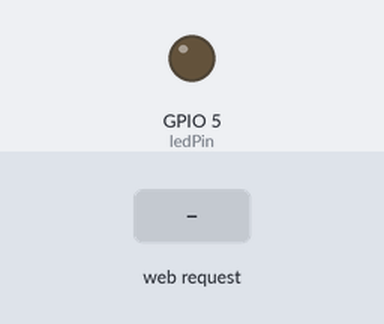
The sketch below on a simulated ESP32. Parts: output pins drawn as LEDs (lit = HIGH). The inputs (shaded band) are chosen by the test bench. What the sketch prints to the serial monitor is not drawn.

Above: at 1.2 s.
1.3 s: HTTP request GET /set?val=1 received
At 2.2 s:
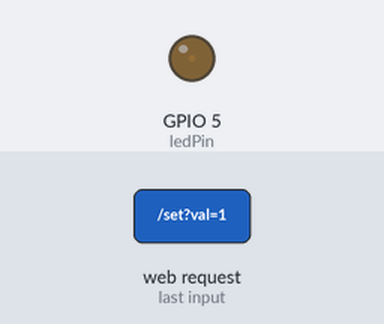
2.8 s: HTTP request GET /set?val=120 received
At 3.4 s:
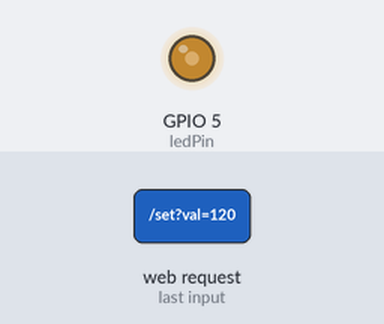
Timing chart, 0 to 5.8 s (numbered marks = the images above; inputs shaded):
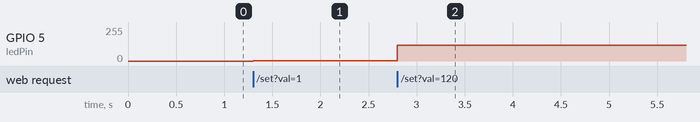

The sketch:

Sketch7.ino
```cpp
#include <WiFi.h>
#include <WebServer.h>

// AP 模式配置
const char* ap_ssid = "ESP32_Dimmer";
const char* ap_password = "12345678";

WebServer server(80);

// LED PWM 设置
const int ledPin = 5;
const int freq = 5000;
const int ledChannel = 0;
const int resolution = 8;

// 根页面：返回优化后的滑动条界面
void handleRoot() {
    String html = R"rawliteral(
<!DOCTYPE html>
<html lang="zh-CN">
<head>
  <meta charset="UTF-8">
  <meta name="viewport" content="width=device-width, initial-scale=1.0">
  <title>ESP32 无极调光器</title>
  <style>
    * { margin: 0; padding: 0; box-sizing: border-box; }
    body {
      font-family: 'Segoe UI', Arial, sans-serif;
      background: linear-gradient(135deg, #1e1e2f, #2a2a40);
      min-height: 100vh;
      display: flex;
      justify-content: center;
      align-items: center;
      flex-direction: column;
    }
    .card {
      background: rgba(255,255,255,0.1);
      backdrop-filter: blur(15px);
      border-radius: 25px;
      padding: 50px 40px;
      box-shadow: 0 20px 50px rgba(0,0,0,0.5);
      text-align: center;
      width: 90%;
      max-width: 500px;
    }
    h1 {
      color: #ffffff;
      margin-bottom: 40px;
      font-size: 2.2em;
      font-weight: 300;
      letter-spacing: 2px;
    }
    .slider-container {
      width: 100%;
      margin: 30px 0;
    }
    input[type=range] {
      -webkit-appearance: none;
      appearance: none;
      width: 100%;
      height: 20px;
      background: rgba(255,255,255,0.2);
      border-radius: 10px;
      outline: none;
      transition: background 0.2s;
    }
    input[type=range]::-webkit-slider-thumb {
      -webkit-appearance: none;
      appearance: none;
      width: 50px;
      height: 50px;
      background: #4CAF50;
      border-radius: 50%;
      cursor: pointer;
      box-shadow: 0 0 20px #4CAF50;
      border: 3px solid #fff;
      transition: transform 0.1s;
    }
    input[type=range]::-webkit-slider-thumb:hover {
      transform: scale(1.1);
    }
    .value-display {
      font-size: 4em;
      font-weight: bold;
      color: #4CAF50;
      text-shadow: 0 0 15px rgba(76, 175, 80, 0.5);
      margin: 20px 0;
    }
    .unit {
      font-size: 0.5em;
      color: #aaa;
    }
    .status {
      color: #aaa;
      margin-top: 20px;
      font-size: 0.9em;
    }
  </style>
</head>
<body>
  <div class="card">
    <h1>无极调光器</h1>
    <div class="slider-container">
      <input type="range" id="brightness" min="0" max="255" value="0" step="1">
    </div>
    <div class="value-display">
      <span id="brightnessValue">0</span><span class="unit"> / 255</span>
    </div>
    <div class="status">AP 模式 · 连接热点后访问 192.168.4.1</div>
  </div>

  <script>
    const slider = document.getElementById('brightness');
    const valueSpan = document.getElementById('brightnessValue');

    // 更新显示并发送请求
    function updateBrightness(value) {
      valueSpan.textContent = value;
      // 使用 fetch 发送 GET 请求（异步，不阻塞）
      fetch('/set?val=' + value)
        .catch(error => console.error('请求失败:', error));
    }

    // 监听 input 事件（拖动时连续触发）
    slider.addEventListener('input', function() {
      updateBrightness(this.value);
    });

    // 初始调用，同步状态
    updateBrightness(slider.value);
  </script>
</body>
</html>
)rawliteral";
    server.send(200, "text/html; charset=utf-8", html);
}

// 处理亮度调节请求
void handleSet() {
    if (server.hasArg("val")) {
        int brightness = constrain(server.arg("val").toInt(), 0, 255);
        ledcWrite(ledChannel, brightness);
        server.send(200, "text/plain", "OK");
        Serial.printf("亮度: %d\n", brightness);
    }
    else {
        server.send(400, "text/plain", "缺少参数");
    }
}

void setup() {
    Serial.begin(115200);

    // 初始化 PWM
    ledcSetup(ledChannel, freq, resolution);
    ledcAttachPin(ledPin, ledChannel);
    ledcWrite(ledChannel, 0);

    // 开启 AP 模式
    WiFi.softAP(ap_ssid, ap_password);
    Serial.println("📡 ESP32 热点已开启");
    Serial.print("   SSID: "); Serial.println(ap_ssid);
    Serial.print("   密码: "); Serial.println(ap_password);
    Serial.print("   访问地址: http://");
    Serial.println(WiFi.softAPIP());

    // 配置路由
    server.on("/", handleRoot);
    server.on("/set", handleSet);
    server.begin();
    Serial.println("🌐 HTTP 服务器已启动");
}

void loop() {
    server.handleClient();
}
```

Measured:
- after the input at 1.3 s, GPIO 5 (ledPin): 0/255 → 1/255 at once
- after the input at 2.8 s, GPIO 5 (ledPin): 1/255 → 120/255 at once
